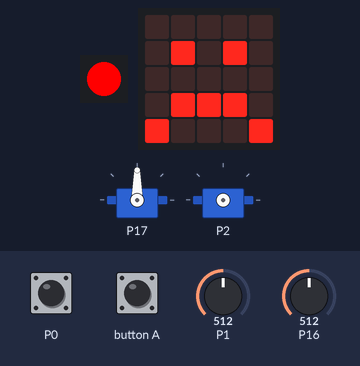
Bench run of a program on a simulated Calliope mini (MakeCode). Parts: 2 × servo, 1 RGB LEDs in strip order, left to right, the board's 5×5 LED display. Inputs (shaded band) come from the test bench; at power-on: P0 LOW, P16 = 512, P1 = 512 (analog values on the 0–1023 scale). Servo angles are drawn from the pulse width (0.5 ms = 0°, 2.5 ms = 180°).

Above: at 11.2 s.
11.3 s: button A pressed for 0.15 s
At 12.1 s:
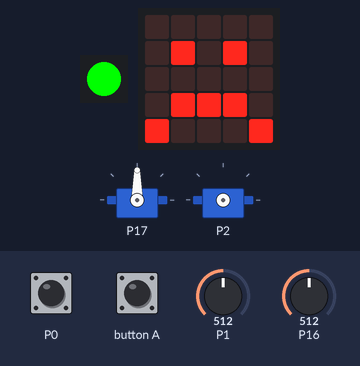
12.9 s: P0 pulled HIGH for 1 s
At 14.1 s:
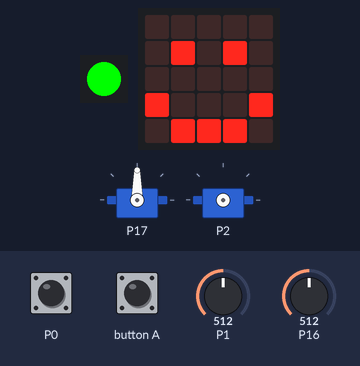
15.8 s: P16 set to 716
At 17.4 s:
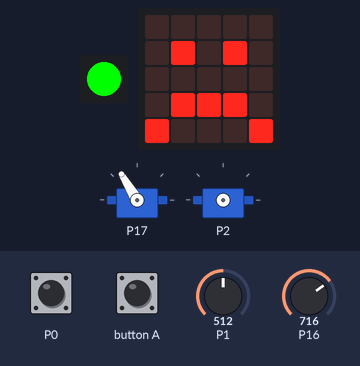
17.7 s: P1 set to 122
19.5 s: P16 set to 900
At 20.3 s:
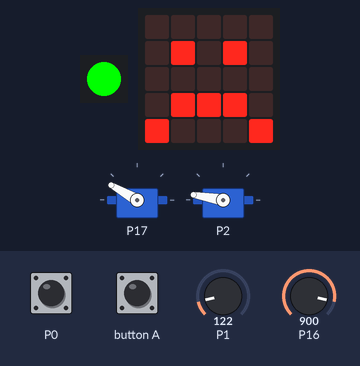
21.4 s: P16 set to 1023
At 22.9 s:
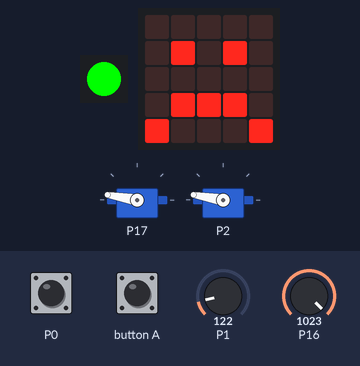
Timing chart, 0 to 24.2 s (numbered marks = the images above; inputs shaded):
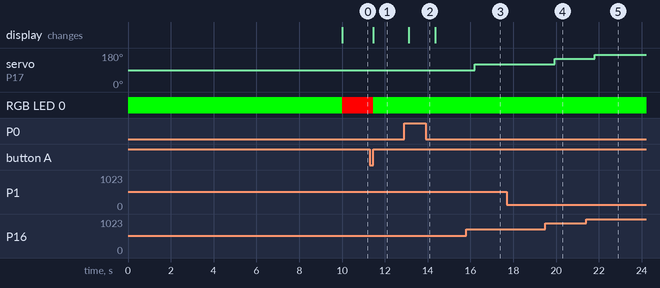

The program:

main.ts
```typescript
input.onButtonPressed(Button.A, function () {
    basic.setLedColor(0x00ff00)
})
let winkel = 0
let feuchtigkeit = 0
pins.analogWritePin(AnalogPin.P2, 0)
pins.servoWritePin(AnalogPin.C17, 90)
basic.setLedColor(0x00ff00)
basic.pause(10000)
basic.setLedColor(0xff0000)
basic.forever(function () {
    if (pins.digitalReadPin(DigitalPin.P0) == 1) {
        basic.showIcon(IconNames.Happy)
    } else {
        basic.showIcon(IconNames.Sad)
    }
    feuchtigkeit = pins.analogReadPin(AnalogPin.P1)
    pins.analogWritePin(AnalogPin.P2, feuchtigkeit)
    winkel = pins.map(
    pins.analogReadPin(AnalogPin.C16),
    0,
    1023,
    10,
    170
    )
    pins.servoWritePin(AnalogPin.C17, winkel)
})
```

test.ts
```typescript
// Hier kann man Tests durchführen; diese Datei wird nicht kompiliert, wenn dieses Paket als Erweiterung verwendet wird.
```

Measured:
- after the input at 11.3 s, RGB LED 0: RGB(255, 0, 0) → RGB(0, 255, 0) after 0.15 s
- after the input at 12.9 s, the display: changes after 0.21 s (image 2)
- after the input at 15.8 s, servo on P17: 90° → 121° after 0.40 s
- after the input at 19.5 s, servo on P17: 121° → 150° after 0.43 s
- after the input at 21.4 s, servo on P17: 150° → 170° after 0.40 s
